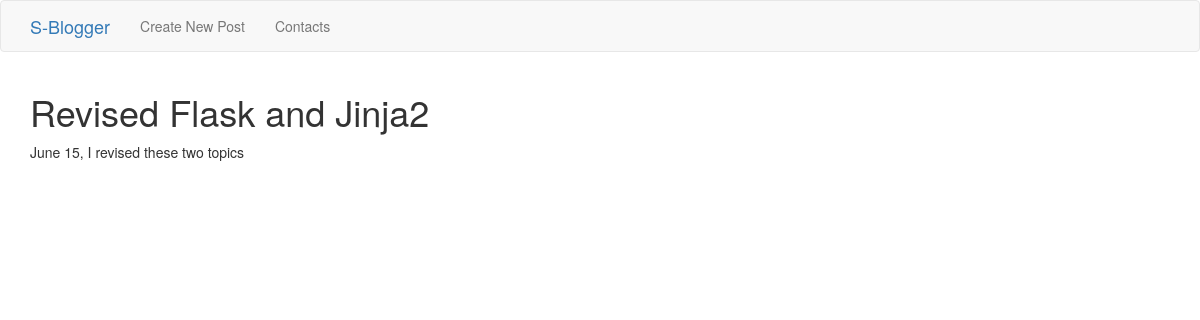
Page /post/9 on the committed database.
### tables this page shows
CREATE TABLE "postsdb" (
	"id"	INTEGER PRIMARY KEY AUTOINCREMENT,
	"title"	TEXT,
	"content"	TEXT
);

### app.py (the view)
@app.route('/post/<int:post_id>')
def post(post_id):
    posts = get_all_posts()
    post = posts.get(post_id)
    if not post:
        return render_template('404.html', message=f"A post with id: {post_id} is not found")
    return render_template('post.html', post=post)

### context_manager_db.py (called while the page is built)
    def __enter__(self):
        self.connection = sqlite3.connect(self.host)
        return self.connection

    def __exit__(self, exc_type, exc_val, exc_tb):
        if exc_tb or exc_type or exc_val:
            self.connection.close()
        else:
            self.connection.commit()
            self.connection.close()

### database.py (called while the page is built)
def get_all_posts():
    with DatabaseConnection(database_file) as connection:
        cursor = connection.cursor()
        cursor.execute("SELECT * FROM postsdb")
        posts = {row[0]: {'id': row[0], 'title': row[1], 'content': row[2]} for row in cursor.fetchall()}
    return posts

### templates/post.html
{% extends 'base.jinja2' %}
{% block content %}
        <div class="container">
                <h1>{{ post['title'] }}</h1>
                <p>{{ post['content'] }}</p>
        </div>
{% endblock %}

### rows in the picture
postsdb: title "Revised Flask and Jinja2", content "June 15, I revised these two topics"
